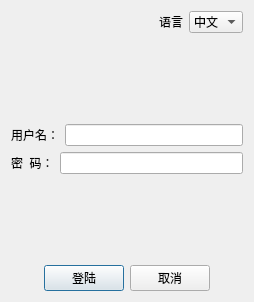
<?xml version="1.0" encoding="UTF-8"?>
<ui version="4.0">
 <class>Logdlg</class>
 <widget class="QDialog" name="Logdlg">
  <property name="geometry">
   <rect>
    <x>0</x>
    <y>0</y>
    <width>254</width>
    <height>302</height>
   </rect>
  </property>
  <property name="windowTitle">
   <string>Logdlg</string>
  </property>
  <layout class="QVBoxLayout" name="verticalLayout_2">
   <item>
    <layout class="QHBoxLayout" name="horizontalLayout_5">
     <item>
      <spacer name="horizontalSpacer">
       <property name="orientation">
        <enum>Qt::Horizontal</enum>
       </property>
       <property name="sizeHint" stdset="0">
        <size>
         <width>40</width>
         <height>20</height>
        </size>
       </property>
      </spacer>
     </item>
     <item>
      <layout class="QHBoxLayout" name="horizontalLayout">
       <item>
        <widget class="QLabel" name="label">
         <property name="text">
          <string>语言</string>
         </property>
        </widget>
       </item>
       <item>
        <widget class="QComboBox" name="comboBox">
         <item>
          <property name="text">
           <string>中文</string>
          </property>
         </item>
         <item>
          <property name="text">
           <string>英文</string>
          </property>
         </item>
        </widget>
       </item>
      </layout>
     </item>
    </layout>
   </item>
   <item>
    <spacer name="verticalSpacer">
     <property name="orientation">
      <enum>Qt::Vertical</enum>
     </property>
     <property name="sizeHint" stdset="0">
      <size>
       <width>20</width>
       <height>66</height>
      </size>
     </property>
    </spacer>
   </item>
   <item>
    <layout class="QVBoxLayout" name="verticalLayout">
     <item>
      <layout class="QHBoxLayout" name="horizontalLayout_2">
       <item>
        <widget class="QLabel" name="label_2">
         <property name="text">
          <string>用户名：</string>
         </property>
        </widget>
       </item>
       <item>
        <widget class="QLineEdit" name="lineEdit"/>
       </item>
      </layout>
     </item>
     <item>
      <layout class="QHBoxLayout" name="horizontalLayout_3">
       <item>
        <widget class="QLabel" name="label_3">
         <property name="text">
          <string>密  码：</string>
         </property>
        </widget>
       </item>
       <item>
        <widget class="QLineEdit" name="lineEdit_2"/>
       </item>
      </layout>
     </item>
    </layout>
   </item>
   <item>
    <spacer name="verticalSpacer_2">
     <property name="orientation">
      <enum>Qt::Vertical</enum>
     </property>
     <property name="sizeHint" stdset="0">
      <size>
       <width>20</width>
       <height>66</height>
      </size>
     </property>
    </spacer>
   </item>
   <item>
    <layout class="QHBoxLayout" name="horizontalLayout_6">
     <item>
      <spacer name="horizontalSpacer_2">
       <property name="orientation">
        <enum>Qt::Horizontal</enum>
       </property>
       <property name="sizeHint" stdset="0">
        <size>
         <width>40</width>
         <height>20</height>
        </size>
       </property>
      </spacer>
     </item>
     <item>
      <layout class="QHBoxLayout" name="horizontalLayout_4">
       <item>
        <widget class="QPushButton" name="pushButton_2">
         <property name="text">
          <string>登陆</string>
         </property>
        </widget>
       </item>
       <item>
        <widget class="QPushButton" name="pushButton">
         <property name="text">
          <string>取消</string>
         </property>
        </widget>
       </item>
      </layout>
     </item>
     <item>
      <spacer name="horizontalSpacer_3">
       <property name="orientation">
        <enum>Qt::Horizontal</enum>
       </property>
       <property name="sizeHint" stdset="0">
        <size>
         <width>40</width>
         <height>20</height>
        </size>
       </property>
      </spacer>
     </item>
    </layout>
   </item>
  </layout>
 </widget>
 <layoutdefault spacing="6" margin="11"/>
 <resources/>
 <connections/>
</ui>
